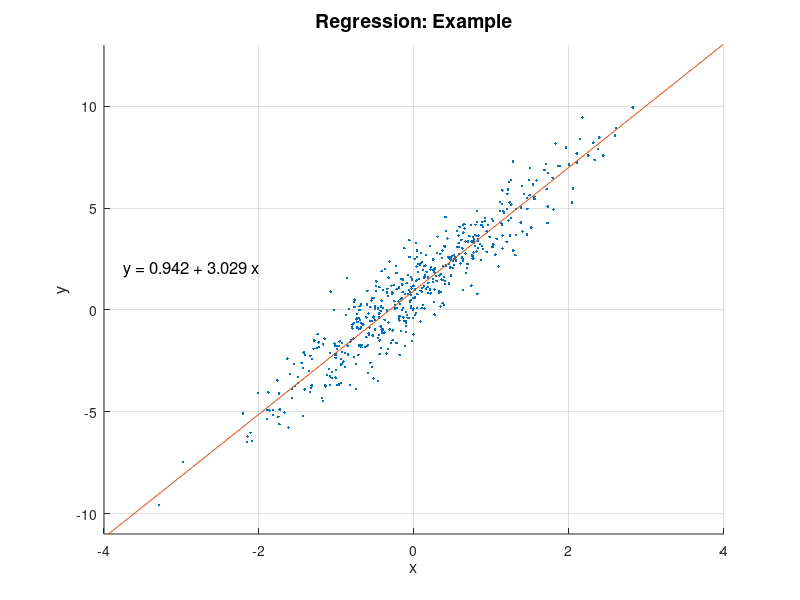

Write MATLAB code to recreate this figure.
%--------------------------------------------------------
% Regression (Octave)
%--------------------------------------------------------

clear
clc

pkg load statistics  %For Octave

%Printing the outputs as a text file if ==1
output_file=0;
%LaTeX Interpreter if ==1 (requires LaTeX to be installed)
latex_interpreter=0;

%Sample size
n=500;

%True parameter values
beta_1=1;
beta_2=3;
beta_vec=[beta_1 beta_2]';

%Generating observations
rng(0);        %Random number generator
x=randn(n,1);  %(n,1)-vector of iid standard normal independent variables
e=randn(n,1);  %(n,1)-vector of iid standard normal error terms
X=[ones(n,1) x];
y=X*beta_vec+e;

%Estimating best beta
beta_hat=inv(X'*X)*X'*y; %or: beta_hat=(X'*X)\(X'*y); Projection
beta_hat_2=regress(y,X); %MATLAB function regress

%Creating the regression line for Figure
x_min=-4;
x_max=4;
x_ax=linspace(x_min,x_max,100);

if output_file==1
  dfile ='regression_Octave.txt';
  if exist(dfile, 'file')
    delete(dfile);
  end
  diary("regression_Octave.txt")
  diary on
end

%Output (Command Window)
fprintf('Projection: beta=(%f,%f)\n',beta_hat(1),beta_hat(2));
fprintf('Matlab Function regress: beta=(%f,%f)\n',beta_hat(1),beta_hat(2));

if output_file==1
  diary off
end

%Figure
figure()
hold on
plot(x,y,'.'); %or: scatter(x,y);
plot(x_ax,beta_hat(1)+beta_hat(2)*x_ax);
grid on
hold off
xlim([x_min x_max]);
ylim([beta_1+beta_2*x_min beta_1+beta_2*x_max]);
if latex_interpreter==1
  xlabel('$x$','Interpreter','latex','FontSize',12);
  ylabel('$y$','Interpreter','latex','FontSize',12);
  title('Regression: Example','Interpreter','latex','FontSize',14);
  %Putting the regression equation into the figure
  reg_eq=sprintf('$y$ = %.3f + %.3f $x$',beta_hat(1),beta_hat(2));
  text(-3.75,2,reg_eq,'Interpreter','latex','FontSize',12);
else
  xlabel('x','FontSize',12);
  ylabel('y','FontSize',12);
  title('Regression: Example','FontSize',14);
  %Putting the regression equation into the figure
  reg_eq=sprintf('y = %.3f + %.3f x',beta_hat(1),beta_hat(2));
  text(-3.75,2,reg_eq,'FontSize',12);
end
